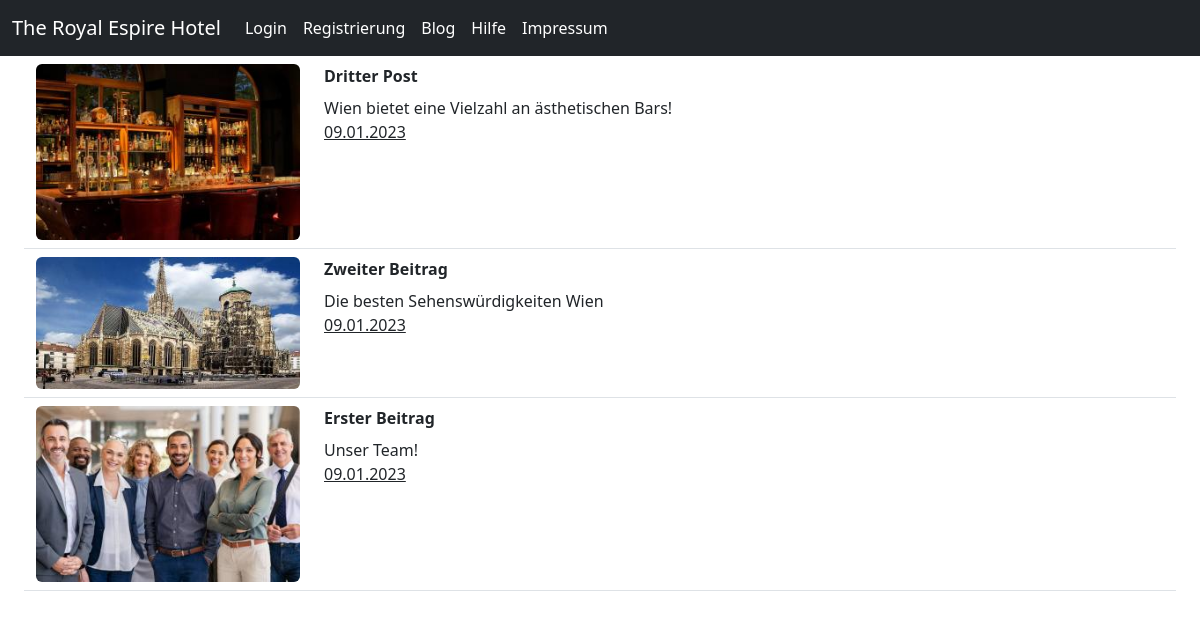
Screenshot of /blog.php with the database file from the repository.
### tables this page shows
CREATE TABLE `news` (
  `id` int(11) NOT NULL,
  `title` varchar(260) NOT NULL,
  `uploadtime` int(50) NOT NULL,
  `text` text NOT NULL,
  `path` varchar(260) NOT NULL,
  `keyword` varchar(100) NOT NULL
);

### logic/news_upload.php (the view, shortened to what this page needs)
<?php
$uploadDirPic = "uploads/news/";
?>
<!DOCTYPE html>
<html lang="en">
<head>
</head>
<body>
    <div class="container-fluid">
        <?php if (file_exists($uploadDirPic)) {
            require_once('config/dbaccess.php');
            $db_obj = new mysqli($host, $user, $password, $database);
            $sql = "SELECT * FROM `news` ORDER BY `uploadtime` DESC";
            $result = $db_obj->query($sql);
            if ($result) {
                if ($result->num_rows > 0) { ?>
                    <div class="container-fluid">
                        <?php while ($row = $result->fetch_assoc()) { ?>
                            <a style="text-decoration: none" href="https://www.1000things.at/suche/<?php echo $row["keyword"] ?>" class="text-dark">
                                <div class="row mt-2 border-bottom pb-2">
                                    <div class="col-3">
                                        <img src="<?php echo $row["path"] . "?" . time() ?>" class="img-fluid shadow-1-strong rounded" alt="<?php $row["title"] ?>" />
                                    </div>
                                    <div class="col-9">
                                        <p class="mb-2"><strong><?php echo $row["title"] ?></strong></p>
                                        <p>
                                            <?php echo $row["text"];
                                            echo "<br><u>" . date("d.m.Y", $row["uploadtime"]) . "</u>";
                                            ?>
                                        </p>
                                    </div>
                                </div>
                            </a>
                        <?php } ?>
                    </div>
                <?php
                }
            }
            $db_obj->close(); ?>
        <?php } ?>
    </div>
</body>
</html>

### blog.php (shortened to what this page needs)
<!DOCTYPE html>
<html lang="en">
<head>
</head>
<body>
    <?php include "inc/nav.php"; ?>
    <div class="container-fluid">
        <div>
            <?php include "logic/news_upload.php"; ?>
        </div>
    </div>
</body>
</html>

### inc/bootstrap.php (shortened to what this page needs)
<!DOCTYPE html>
<html lang="en">
<head>
    <link href="inc/style.css" rel="stylesheet">
    <link href="https://cdn.jsdelivr.net/npm/bootstrap@5.2.2/dist/css/bootstrap.min.css" rel="stylesheet">
</head>
<body>
</body>
</html>

### inc/nav.php (shortened to what this page needs)
<?php
include "bootstrap.php"; ?>
<nav class="navbar navbar-expand-lg bg-dark">
    <div class="container-fluid">
        <a class="navbar-brand" href="index.php" style="color:white;">The Royal Espire Hotel</a>
        <div class="collapse navbar-collapse" id="navbarSupportedContent">
            <ul class="navbar-nav me-auto mb-2 mb-lg-0">
                <?php if (!isset($_SESSION["username"])) { ?>
                    <li class="nav-item">
                        <a class="nav-link" href="login.php" style="color:white;">Login</a>
                    </li>
                <?php } ?>
                <?php if (!isset($_SESSION["username"])) { ?>
                    <li class="nav-item">
                        <a class="nav-link" href="registrierung.php" style="color:white;">Registrierung</a>
                    </li>
                <?php } ?>
                <li class="nav-item">
                    <a class="nav-link" href="blog.php" style="color:white;">Blog</a>
                </li>
                <li class="nav-item">
                    <a class="nav-link" href="hilfe.php" style="color:white;">Hilfe</a>
                </li>
                <li class="nav-item">
                    <a class="nav-link" href="impressum.php" style="color:white;">Impressum</a>
                </li>
            </ul>
        </div>
    </div>
</nav>

### rows the page displays
news: path (picture), title "Dritter Post", text "Wien bietet eine Vielzahl an ästhetischen Bars!", uploadtime "09.01.2023"
news: path (picture), title "Zweiter Beitrag", text "Die besten Sehenswürdigkeiten Wien", uploadtime "09.01.2023"
news: path (picture), title "Erster Beitrag", text "Unser Team!", uploadtime "09.01.2023"
